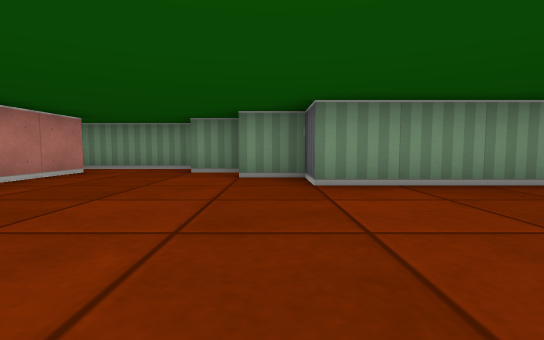
view 1 (above)

24 first-person views from a walk through a cub3D maze. The camera is about half as high as the walls, tilts 4° down and sees 85° across. The floor is counted in squares. Each view is taken from the middle of a square. On the plan, view 1 faces up. The plan holds only what a view shows up to about 9 squares ahead; the rest is blank. The place goes on beyond the plan.

view 2
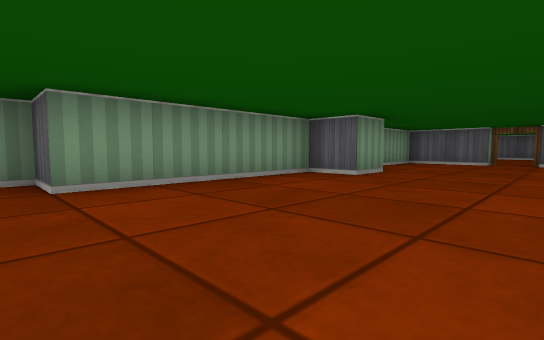

view 3
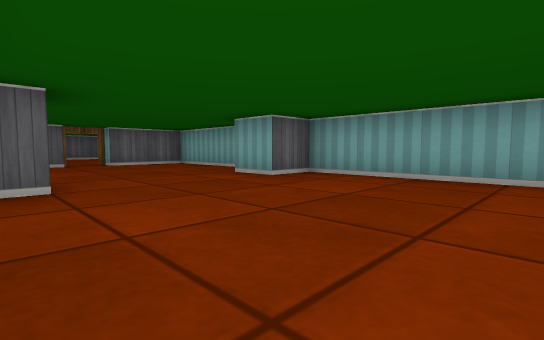

view 4
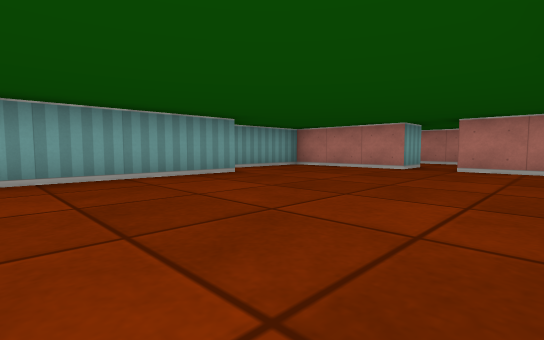

view 5
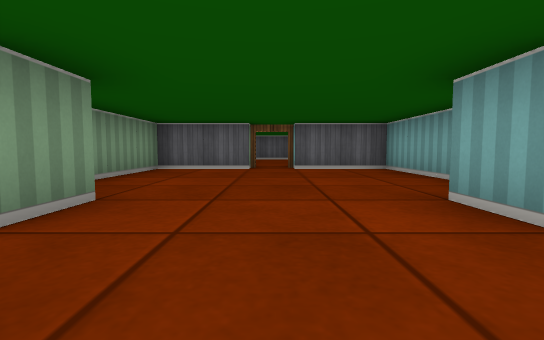

view 6
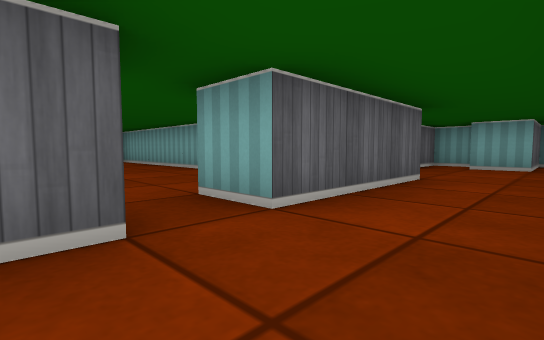

view 7
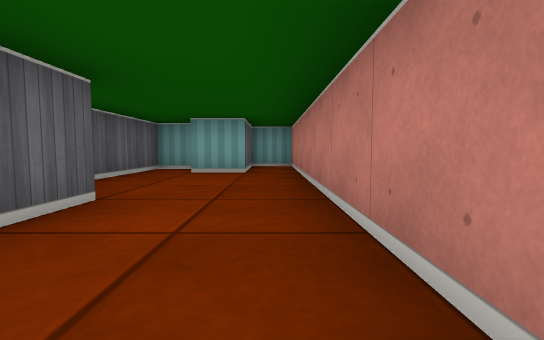

view 8
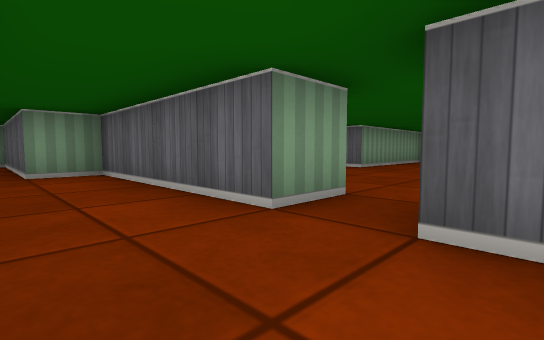

view 9
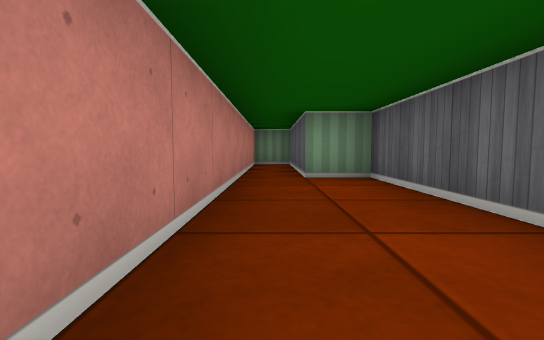

view 10
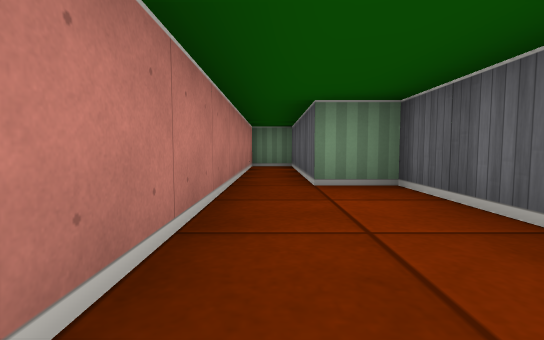

view 11
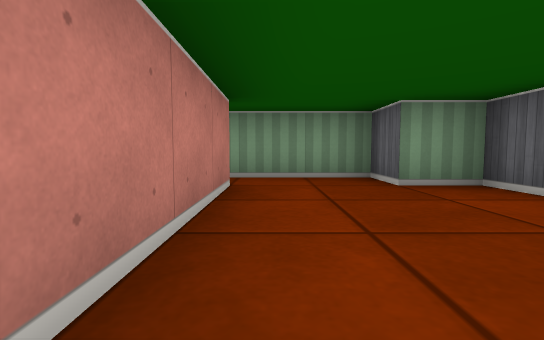

view 12
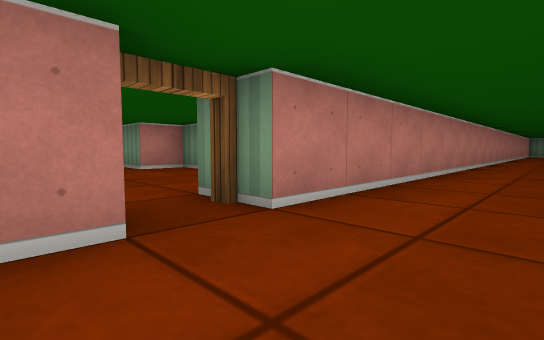

view 13
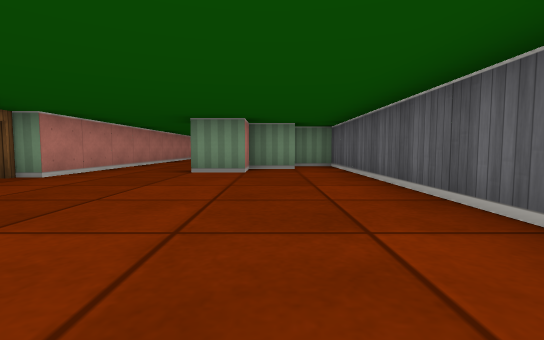

view 14
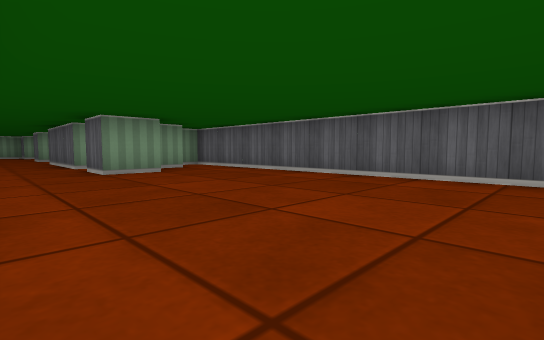

view 15
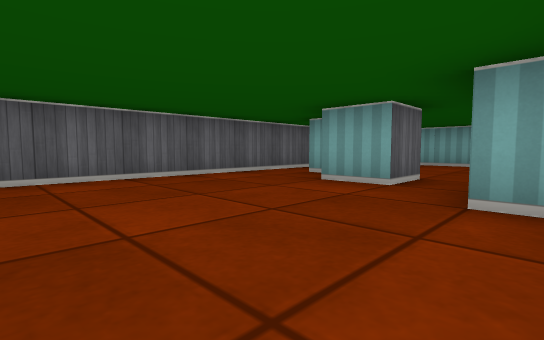

view 16
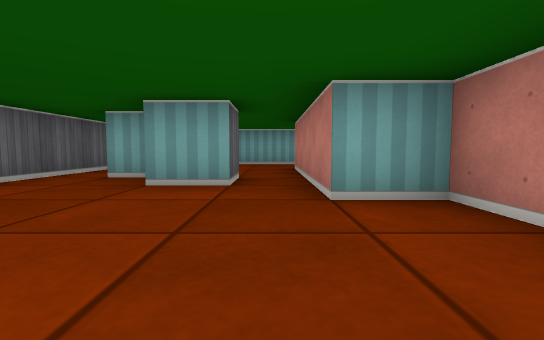

view 17
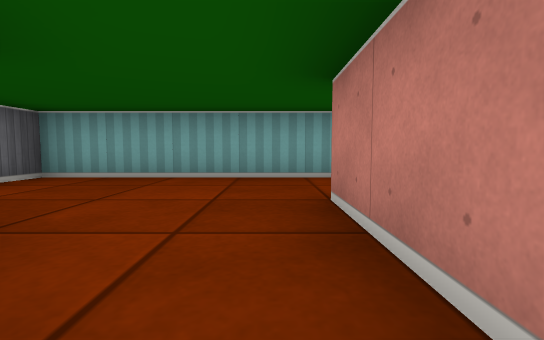

view 18
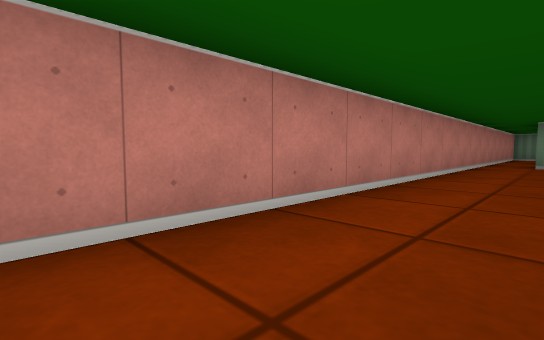

view 19
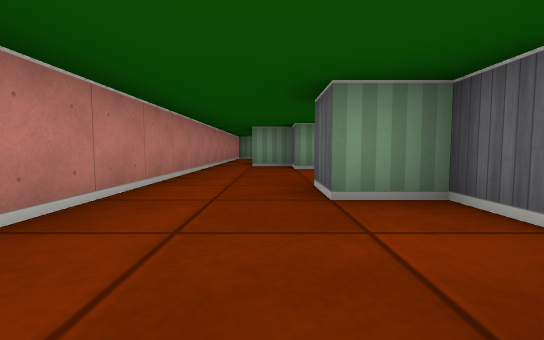

view 20
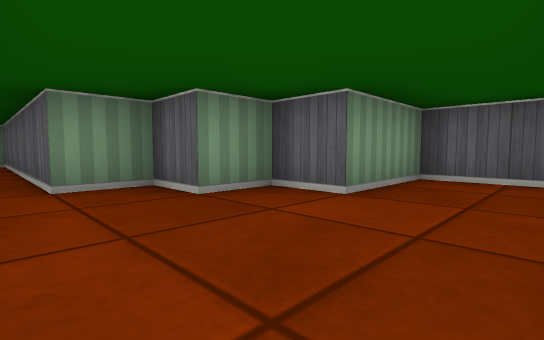

view 21
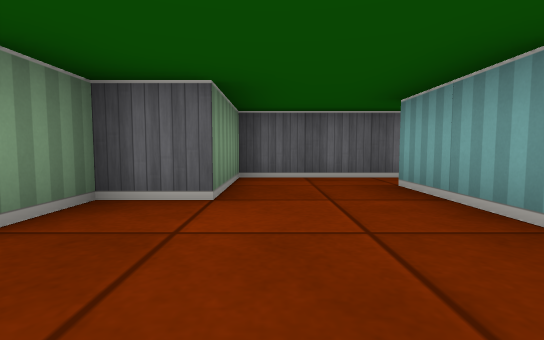

view 22
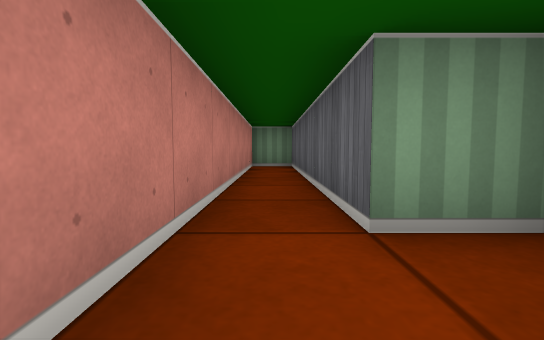

view 23
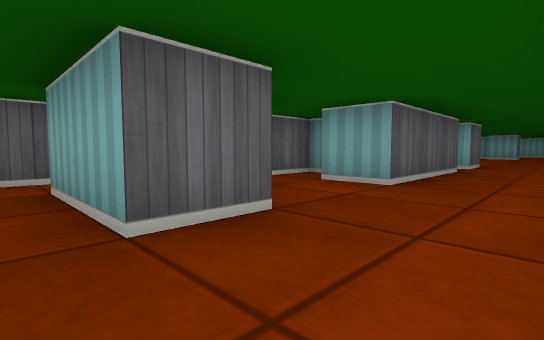

view 24
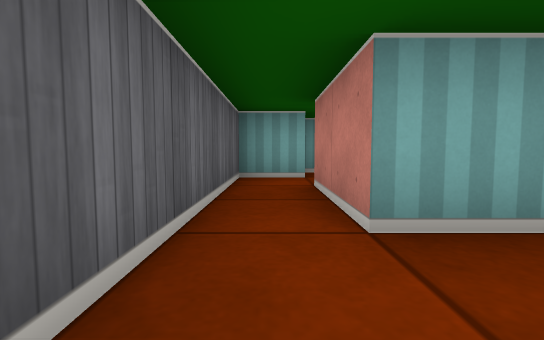

### Floor plan
Ten units are one square. View 1 is at (0, 0); x grows to the right and y downward. Boxes are objects, and circles mark ways between rooms. Rooms are numbered by the first view taken in them; rooms with no view inside come last. Other rooms are left out.
<svg viewBox="-70 -210 230 310">
<path fill="none" stroke="#000" d="M-5 15 45 15 45 5 55 5M68 15 95 15 95 -5M-35 -5 -35 25 -12 25M-35 -55 -35 -15M95 -15 95 -35 55 -35 55 -25 45 -25 45 -35 5 -35 5 -45 -5 -45 -5 -55 -15 -55 -15 -65 -42 -65M-35 -15 -45 -15 -45 -55 -55 -55 -55 -95 -65 -95 -65 75 -55 75 -55 55 -45 55M-45 26 -45 -5 -35 -5M-44 65 -35 65 -35 41M125 -44 125 -75 135 -75M145 -35 135 -35 135 -25 125 -25 125 -35M135 -85 135 -95 125 -95 125 -105 145 -105 145 -85M105 -6 105 0M155 -85 155 -125 135 -125 135 -135 125 -135 125 -145 115 -145 115 -205 105 -205 105 -15M105 25 105 35 115 35 115 45M125 45 135 45M155 45 155 -45 145 -45M139 55 145 55M125 56 125 45M115 45 115 75M110 95 155 95 155 45M145 -64 145 -75M145 -75 155 -75 155 -85"/>
<circle cx="-40" cy="-10" r="3" fill="#2a7"/>
<circle cx="100" cy="-10" r="3" fill="#2a7"/>
<circle cx="120" cy="50" r="3" fill="#2a7"/>
<circle cx="150" cy="55" r="3" fill="#2a7"/>
<circle cx="135" cy="-80" r="3" fill="#2a7"/>
<circle cx="150" cy="-95" r="3" fill="#2a7"/>
<text x="20" y="-10">1</text>
<text x="-50" y="0">2</text>
<text x="120" y="-50">3</text>
<text x="130" y="70">4</text>
<text x="140" y="-70">5</text>
<text x="150" y="-80">6</text>
</svg>
Room 1 opens to room 2. Room 1 opens to room 3. Room 3 opens to room 4. Room 3 opens to room 6.

Where each view was taken, in squares from view 1:
view 1: 0 up, 0 right, facing up
view 2: 0 up, 0 right, facing up-right
view 3: 3 up, 1 right, facing down-right
view 4: 3 up, 3 right, facing down-left
view 5: 1 up, 3 right, facing right
view 6: 2 up, 6 left, facing down-right
view 7: 0 up, 6 left, facing down
view 8: 0 up, 6 left, facing up-right
view 9: 1 up, 6 left, facing up
view 10: 2 up, 6 left, facing up
view 11: 2 up, 3 left, facing up
view 12: 0 up, 12 right, facing up-left
view 13: 3 down, 14 right, facing up
view 14: 3 down, 11 right, facing up-right
view 15: 1 down, 11 right, facing down-right
view 16: 1 down, 12 right, facing down
view 17: 5 down, 12 right, facing down
view 18: 6 up, 12 right, facing up-left
view 19: 7 up, 12 right, facing up
view 20: 11 up, 11 right, facing up-right
view 21: 12 up, 11 right, facing right
view 22: 13 up, 11 right, facing up
view 23: 11 up, 11 right, facing down-right
view 24: 12 up, 15 right, facing down
